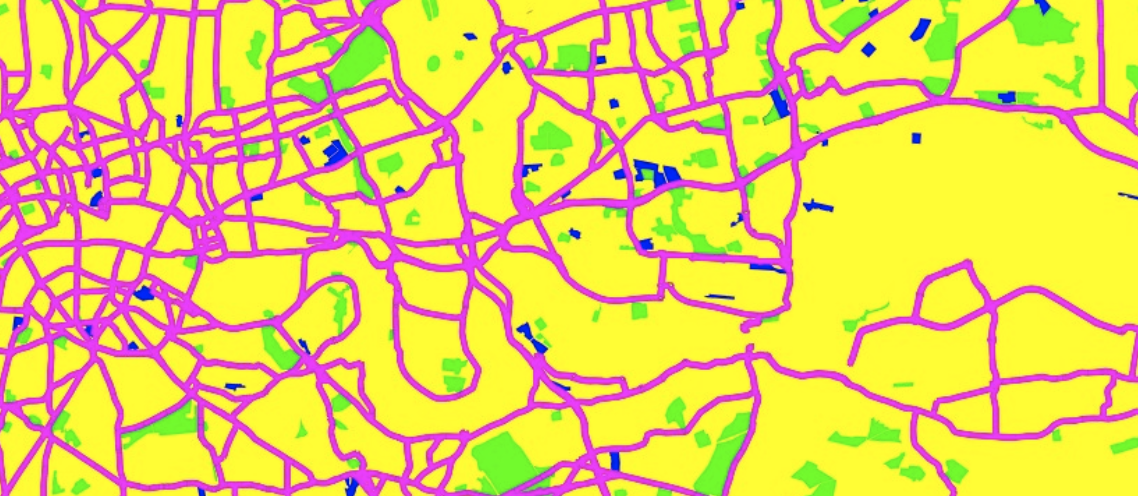
#> input picture img/map.png, 1138 x 496 px
$ python index.py
#> lines starting #> are read from the running program, lines starting #| are printed output that depends on the picture; after the words box and inside, x2 and y2 are one past the last pixel; in counts of white or black regions, pixels touching at a corner belong together
import cv2
import numpy as np
import sys
from PIL import Image, ImageFilter


def mask_by_color( bgr, im ):
    # read the image
    img = cv2.cvtColor(im, cv2.COLOR_BGR2RGB)
    im_pil = Image.fromarray(img)
    thresh = 85
    lower_yellow = np.array([bgr[0] - thresh, bgr[1] - thresh, bgr[2] - thresh])
    upper_yellow = np.array([bgr[0] + thresh, bgr[1] + thresh, bgr[2] + thresh])

    # select just one color of the image
    mask = cv2.inRange(im,lower_yellow, upper_yellow)

    # bitwise-and mask and original image
    res = cv2.bitwise_and(im,im, mask= mask)
    shape = im.shape
    imbw = np.zeros(shape)
    imbw.fill(255)
    res3 = cv2.bitwise_and(imbw,imbw,mask = mask)
    return res3

def apply_effects(mask,dimens):
    resblur = cv2.GaussianBlur(mask,(15,15),0)
    ret,thresh1 = cv2.threshold(resblur,127,255,cv2.THRESH_BINARY)
    resized = cv2.resize(thresh1,dimens)
    resized = resized.astype(np.float32)
    return resized

def mask2p(m):
    img = cv2.cvtColor(m, cv2.COLOR_BGR2RGB)
    im_pil = Image.fromarray(img.astype(np.uint8)).convert("L")
    return im_pil

def create_mask_by_color(rgb_color,map_image):
    shape = map_img.shape
    maskedbycolor = mask_by_color(rgb_color,map_img)
    maskedwitheffects = apply_effects(maskedbycolor,(shape[1],shape[0]))
    maskedimage = mask2p(maskedwitheffects)
    return maskedimage


# # read the image
map_img = cv2.imread("img/map.png")
#> map_img is the input picture: shape (496, 1138, 3); mean B, G, R 92.3, 204.3, 234.4

# define range of yellow in rgb
roads_color = [4,255,253]
terrain_color = [255,0,253]
bush_color = [0,255,30]

masked_terrain =  create_mask_by_color(roads_color, map_img)
#> in mask_by_color, `mask = cv2.inRange(im,lower_yellow, upper_yellow)`:
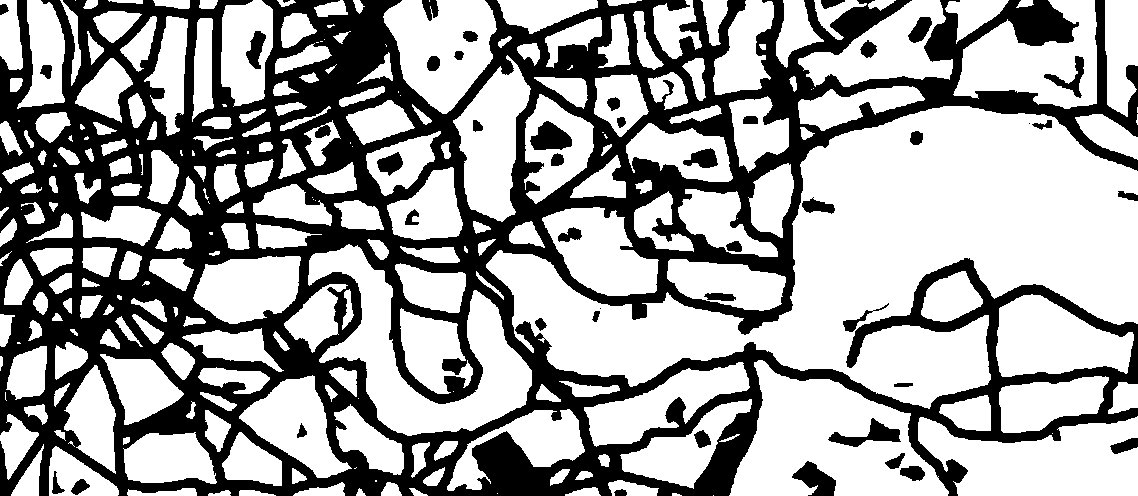
#> mask: shape (496, 1138); 63.7% white; 45 black regions (3 under 20 px), largest, box (x1, y1, x2, y2) and area: (0, 0, 1138, 496) 195767, (792, 461, 836, 496) 835, (530, 121, 572, 150) 819
#> in mask_by_color, `res = cv2.bitwise_and(im,im, mask= mask)`:
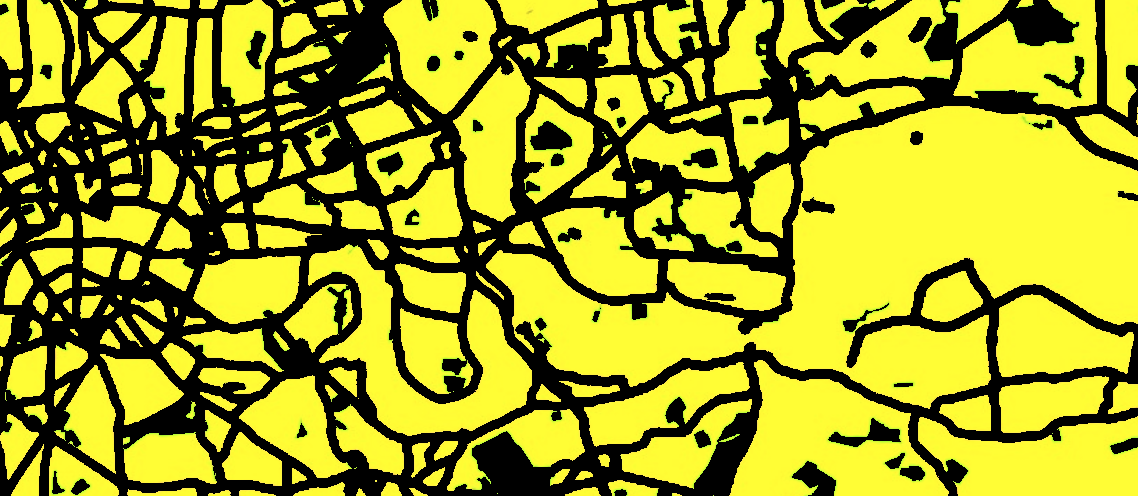
#> res: shape (496, 1138, 3); mean B, G, R 34.7, 159.6, 161
#> in mask_by_color, `imbw.fill(255)`: imbw: shape (496, 1138, 3) float64; every value is 255
#> in apply_effects, `ret,thresh1 = cv2.threshold(resblur,127,255,cv2.THRESH_BINARY)`: thresh1: shape (496, 1138, 3) float64; 62.9% white; 40 black regions (2 under 20 px), largest, box (x1, y1, x2, y2) and area: (0, 0, 1138, 496) 201724, (794, 462, 836, 496) 822, (531, 122, 572, 150) 799
masked_water =  create_mask_by_color(terrain_color, map_img)
#> in mask_by_color (call 2), `mask = cv2.inRange(im,lower_yellow, upper_yellow)`: mask: shape (496, 1138); 15.8% white; 3 white regions (1 under 20 px), largest, box (x1, y1, x2, y2) and area: (0, 0, 1138, 496) 89035, (298, 0, 329, 4) 91
#> in apply_effects (call 2), `ret,thresh1 = cv2.threshold(resblur,127,255,cv2.THRESH_BINARY)`: thresh1: shape (496, 1138, 3) float64; 15.2% white; 4 white regions (1 under 20 px), largest, box (x1, y1, x2, y2) and area: (0, 0, 1138, 496) 85262, (956, 0, 1017, 59) 337, (490, 0, 499, 15) 57
masked_bush =  create_mask_by_color(bush_color, map_img)
#> in mask_by_color (call 3), `mask = cv2.inRange(im,lower_yellow, upper_yellow)`: mask: shape (496, 1138); 4% white; 153 white regions (36 under 20 px), largest, box (x1, y1, x2, y2) and area: (473, 433, 537, 492) 2134, (330, 28, 387, 91) 1812, (1009, 4, 1074, 44) 1723
#> call 3 of apply_effects, with dimens = (1138, 496)
#> in apply_effects (call 3), `ret,thresh1 = cv2.threshold(resblur,127,255,cv2.THRESH_BINARY)`:
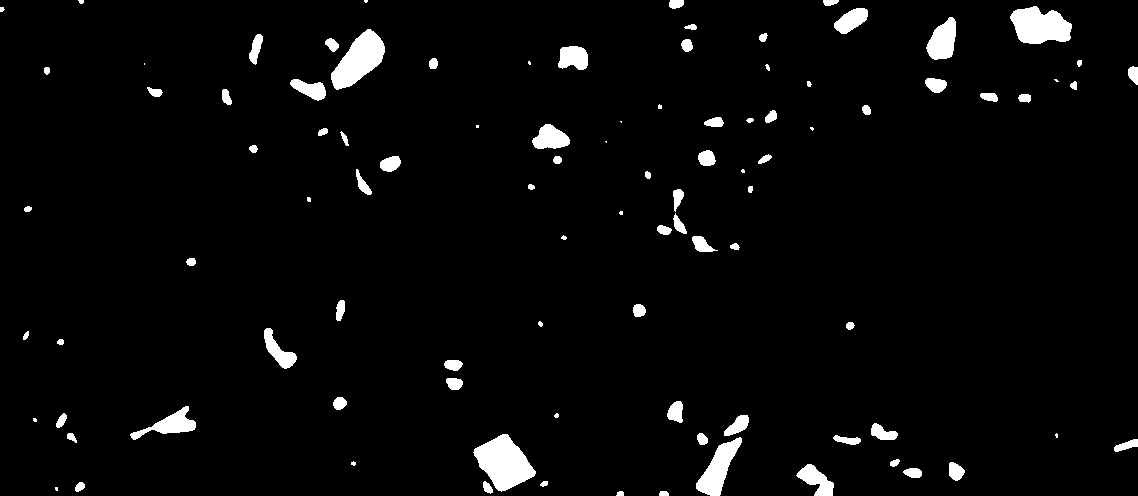
#> thresh1: shape (496, 1138, 3) float64; 3.4% white; 98 white regions (18 under 20 px), largest, box (x1, y1, x2, y2) and area: (473, 434, 536, 492) 2121, (331, 29, 385, 90) 1794, (1010, 6, 1072, 44) 1703

texture_terrain = Image.open('img/terrain.png').convert("RGB")
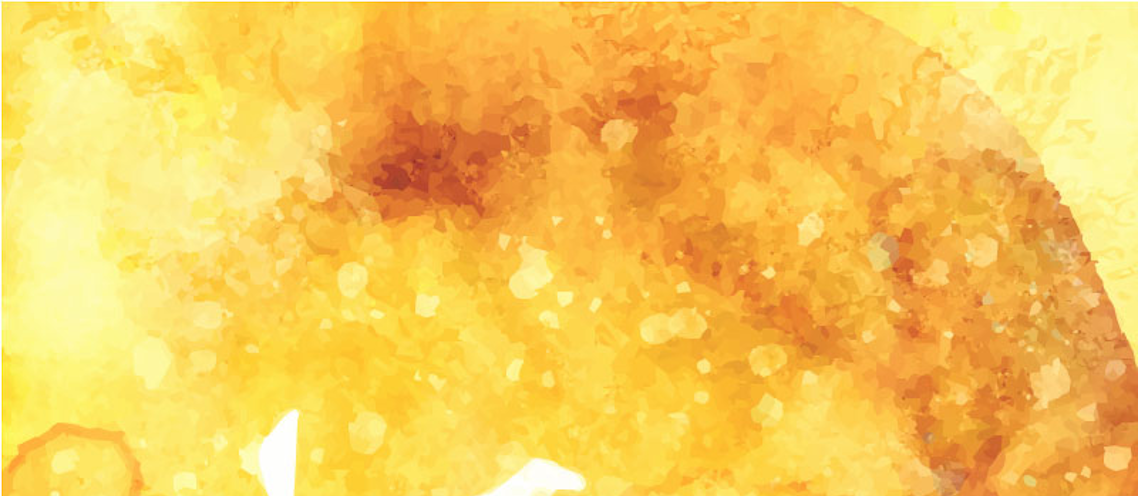
#> input picture img/terrain.png, 1138 x 496 px
texture_water = Image.open('img/water.png').convert("RGB")
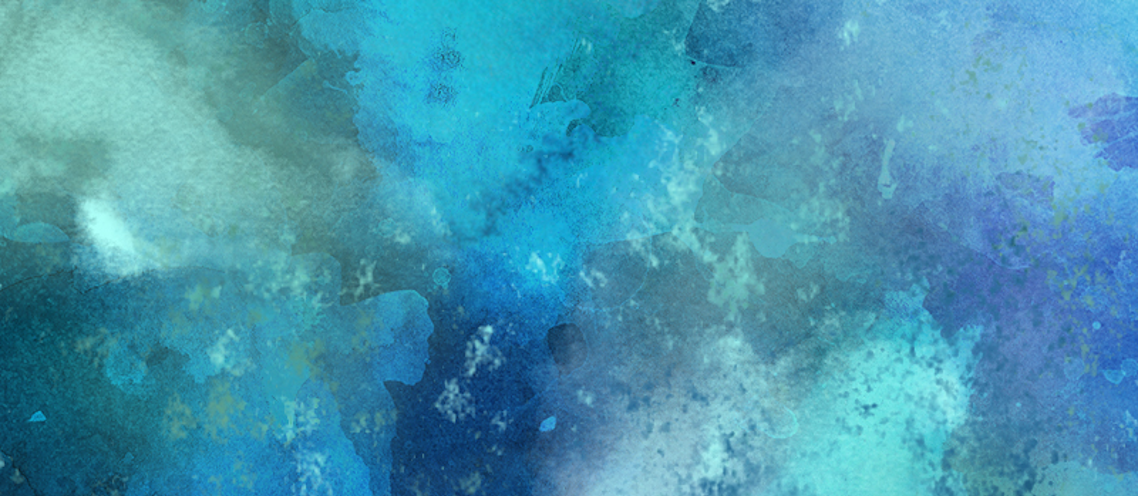
#> input picture img/water.png, 1138 x 496 px
texture_bush = Image.open('img/bush.png').convert("RGB")
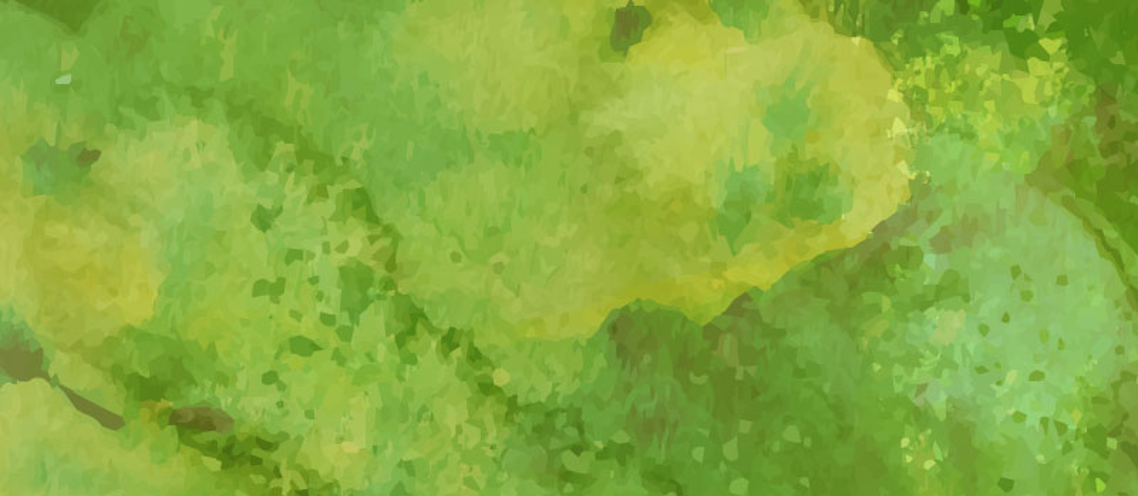
#> input picture img/bush.png, 1138 x 496 px

out = Image.new('RGB', (1138, 496),(255,255,255))
#> out: PIL image 1138x496 RGB; every value is 255
out.paste(texture_terrain,(0,0),masked_terrain)

out.paste(texture_water,(0,0),masked_water)

out.paste(texture_bush,(0,0),masked_bush)
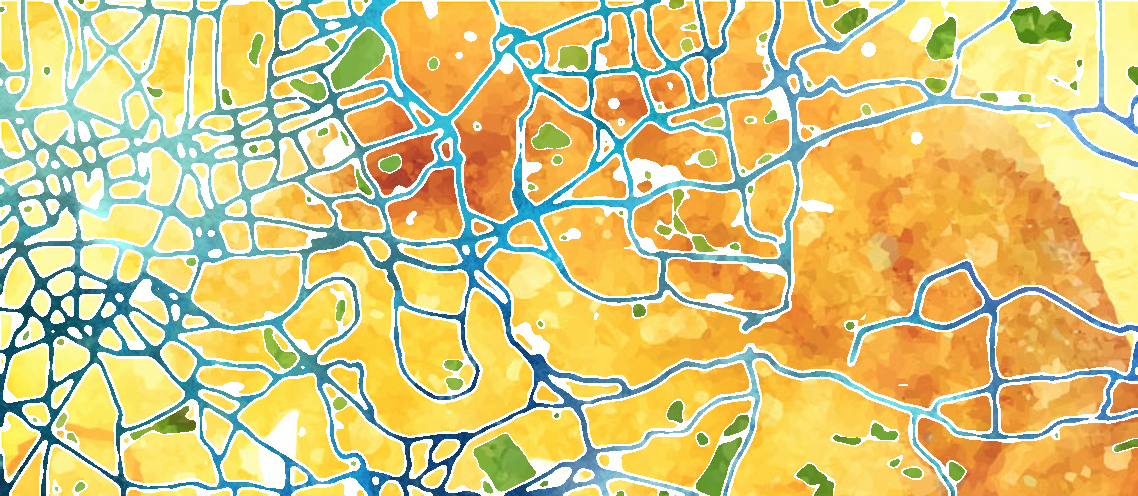
#> out: PIL image 1138x496 RGB; mean R, G, B 217.1, 199.6, 128.4
out.show()
